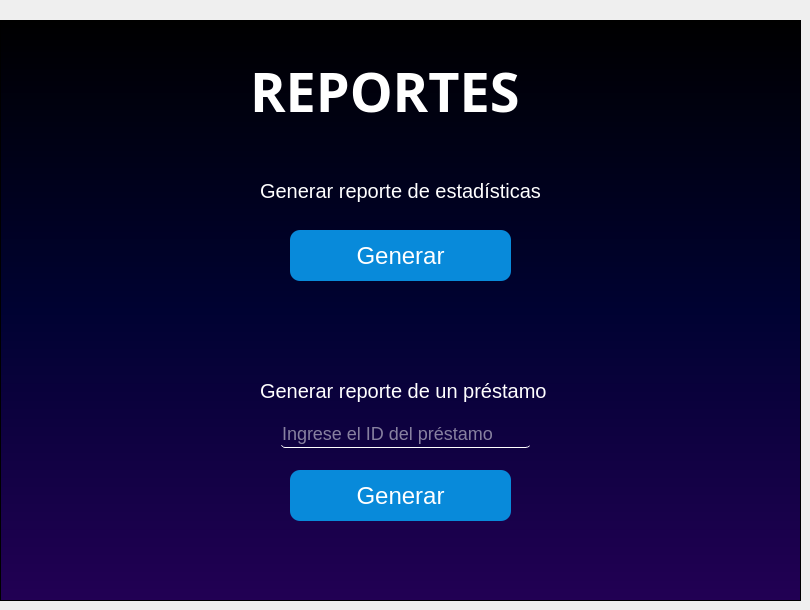
    <widget class="QWidget" name="Reportes">
     <widget class="QFrame" name="frame_10">
      <property name="enabled">
       <bool>true</bool>
      </property>
      <property name="geometry">
       <rect>
        <x>0</x>
        <y>20</y>
        <width>801</width>
        <height>581</height>
       </rect>
      </property>
      <property name="styleSheet">
       <string notr="true">#frame_10
{
background-color: qlineargradient(spread:pad, x1:0, y1:0, x2:0, y2:1, stop:0 #000000, stop:0.5 #000232, stop:1 #220054);
}

#label_8{
font-family: Aharoni;
font-weight: bold;
color: white;
font-size: 54px;
background: transparent;
}

#label_9{
font-family: Tahoma;
color: white;
font-size: 20px;
background: transparent;
}

#label_10{
font-family: Tahoma;
color: white;
font-size: 20px;
background: transparent;
}

#Generar_Reportes_E{
background-color: #088ADA;
font-family: Tahoma;
color: white;
font-size: 24px;
border-radius: 10px;
}

#Generar_Reportes_P{
background-color: #088ADA;
font-family: Tahoma;
color: white;
font-size: 24px;
border-radius: 10px;
}

QLineEdit{
background: transparent;
color: white;
font-family: Tahoma;
font-size: 18px;
}</string>
      </property>
      <property name="frameShape">
       <enum>QFrame::StyledPanel</enum>
      </property>
      <property name="frameShadow">
       <enum>QFrame::Raised</enum>
      </property>
      <widget class="QLabel" name="label_8">
       <property name="geometry">
        <rect>
         <x>250</x>
         <y>40</y>
         <width>291</width>
         <height>61</height>
        </rect>
       </property>
       <property name="text">
        <string>REPORTES</string>
       </property>
      </widget>
      <widget class="QLabel" name="label_9">
       <property name="geometry">
        <rect>
         <x>260</x>
         <y>140</y>
         <width>291</width>
         <height>61</height>
        </rect>
       </property>
       <property name="text">
        <string>Generar reporte de estadísticas</string>
       </property>
      </widget>
      <widget class="QPushButton" name="Generar_Reportes_E">
       <property name="geometry">
        <rect>
         <x>290</x>
         <y>210</y>
         <width>221</width>
         <height>51</height>
        </rect>
       </property>
       <property name="cursor">
        <cursorShape>PointingHandCursor</cursorShape>
       </property>
       <property name="text">
        <string>Generar</string>
       </property>
      </widget>
      <widget class="QPushButton" name="Generar_Reportes_P">
       <property name="geometry">
        <rect>
         <x>290</x>
         <y>450</y>
         <width>221</width>
         <height>51</height>
        </rect>
       </property>
       <property name="cursor">
        <cursorShape>PointingHandCursor</cursorShape>
       </property>
       <property name="text">
        <string>Generar</string>
       </property>
      </widget>
      <widget class="QLabel" name="label_10">
       <property name="geometry">
        <rect>
         <x>260</x>
         <y>340</y>
         <width>291</width>
         <height>61</height>
        </rect>
       </property>
       <property name="text">
        <string>Generar reporte de un préstamo</string>
       </property>
      </widget>
      <widget class="QLineEdit" name="idPresReporte">
       <property name="enabled">
        <bool>true</bool>
       </property>
       <property name="geometry">
        <rect>
         <x>280</x>
         <y>400</y>
         <width>251</width>
         <height>28</height>
        </rect>
       </property>
       <property name="autoFillBackground">
        <bool>false</bool>
       </property>
       <property name="styleSheet">
        <string notr="true">border:none;
border-bottom: 1px solid white;
border-radius: 5px;</string>
       </property>
       <property name="text">
        <string/>
       </property>
       <property name="maxLength">
        <number>30</number>
       </property>
       <property name="echoMode">
        <enum>QLineEdit::Normal</enum>
       </property>
       <property name="placeholderText">
        <string>Ingrese el ID del préstamo </string>
       </property>
       <property name="cursorMoveStyle">
        <enum>Qt::LogicalMoveStyle</enum>
       </property>
       <property name="clearButtonEnabled">
        <bool>true</bool>
       </property>
      </widget>
     </widget>
    </widget>
